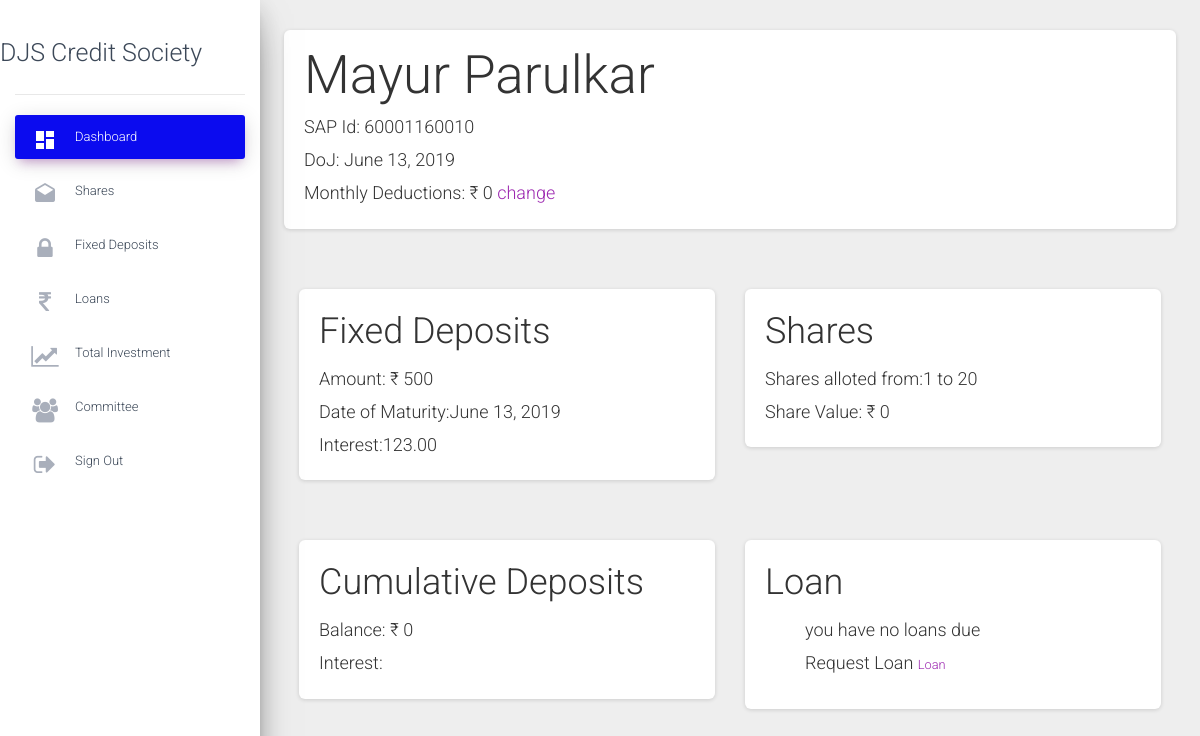
Screenshot of /status/details (signed in) with the database file from the repository.
### status/models.py (models this page shows, shortened)
class Account(models.Model):
    accountnumber=models.IntegerField(null=False,unique=True)
    username=models.ForeignKey(User,on_delete=models.CASCADE,null=True,unique=True)
    name=models.CharField(max_length=50,null=False)
    sapid=models.IntegerField(null=False,unique=True)
    dateofjoining=models.DateField(null=False)
    sharevalue=models.IntegerField(default=0,null=False)
    totalinvestment=models.IntegerField(default=0,null=False)
    shareamount=models.IntegerField(default=0,null=False)
    sharebalance=models.IntegerField(default=0)
    cdamount=models.IntegerField(default=0)
    cdbalance=models.IntegerField(default=0)
    totalamount=models.DecimalField(default=0,max_digits=10,decimal_places=2)
    sharesstartingnumber=models.IntegerField(null=True)
    sharesendingnumber=models.IntegerField(null=True)
    isloanloantaken=models.BooleanField(default=False)
    isloanemertaken=models.BooleanField(default=False)
    longloanamount=models.DecimalField(blank=True,null=True,default=0,max_digits=10,decimal_places=2)
    longloanprinciple=models.DecimalField(blank=True,null=True,default=0,max_digits=10,decimal_places=2)
    longloanperiod=models.IntegerField(blank=True,null=True,default=0)
    longloaninterestamount=models.DecimalField(blank=True,null=True,default=0,max_digits=10,decimal_places=2)
    longloanbalance=models.DecimalField(blank=True,null=True,default=0,max_digits=10,decimal_places=2)
    longloanemi=models.DecimalField(blank=True,null=True,default=0,max_digits=10,decimal_places=2)
    emerloanamount=models.DecimalField(blank=True,null=True,default=0,max_digits=10,decimal_places=2)
    emerloanprinciple=models.DecimalField(blank=True,null=True,default=0,max_digits=10,decimal_places=2)
    emerloanperiod=models.IntegerField(blank=True,null=True,default=0)
    emerloaninterestamount=models.DecimalField(blank=True,null=True,default=0,max_digits=10,decimal_places=2)
    emerloanbalance=models.DecimalField(blank=True,null=True,default=0,max_digits=10,decimal_places=2)
    emerloanemi=models.DecimalField(blank=True,null=True,default=0,max_digits=10,decimal_places=2)
    fdcapital=models.IntegerField(default=0,null=True)
    fdmaturitydate=models.DateField(null=True)

class interests(models.Model):
    sharedividend=models.DecimalField(blank=True,null=True,default=0,max_digits=10,decimal_places=2)
    cddividend=models.DecimalField(blank=True,null=True,default=0,max_digits=10,decimal_places=2)
    fdinterest=models.DecimalField(blank=True,null=True,default=0,max_digits=10,decimal_places=2)
    emerloaninterest=models.DecimalField(blank=True,null=True,default=0,max_digits=10,decimal_places=2)
    longloaninterest=models.DecimalField(blank=True,null=True,default=0,max_digits=10,decimal_places=2)

### status/views.py (the view)
# urls.py: path('details',views.details,name="details"),
@login_required
def details(request):
    current_user_id=request.user.username
    name=str(Account.name)
    Accountholder=Account.objects.filter(username__username__icontains=current_user_id).get()
    Interests=interests.objects.all
    Final_new_change =0
    if request.method=="POST":
        New_money_change = change_MoneyForm(request.POST)
        if New_money_change.is_valid():
            Final_new_change = New_money_change.cleaned_data['new_amount']
            subject = 'This guy wants to change his monthly deduction'
            message = Accountholder.name +" : "+str(Final_new_change)
            email_from = settings.EMAIL_HOST_USER
            recipient_list = ['jatinhdalvi@gmail.com','aashulikabra@gmail.com','champtem11@gmail.com']
            messages.success(request, 'Mail sent')
            send_mail( subject, message, email_from, recipient_list )
            print("mail sent")
    else:
        New_money_change=change_MoneyForm()
    print(Final_new_change)
    date = Accountholder.dateofjoining
    print("loan")
    context={
    'name':name,
    'Accountholder':Accountholder,
    'date':date,
    'Interests':Interests,
    'dashboard':"active",
    }
    return render(request,'dashboard.html',context=context)

### status/templates/dashboard.html (shortened to what this page needs)
{%extends 'details.html'%}
{% load humanize %}
{%block content%}
<main role="main" class="col-md-9col-lg-10 px-4">
  <div>
    <div class="card">
      <div class="card-body">
        <h1>{{Accountholder.name}} </h1>
        <h4>SAP Id: {{Accountholder.sapid}}</h4>
        <h4>DoJ: {{date}}</h4>
        <h4>Monthly Deductions: &#x20b9; {{Accountholder.shareamount|intcomma }}
          <a href="#modal">change</a>
        </h4>
      </div>
    </div>
    <div class="container">
      <div class="row">
        <div class="col">
          <div class="card">
            <div class="card-body">
              <h2>Fixed Deposits </h2>
              <h4>Amount: &#x20b9; {{ Accountholder.fdcapital|intcomma }}</h4>
              <h4>Date of Maturity:{{Accountholder.fdmaturitydate}}</h4>
              {%for i in Interests%}
              <h4>Interest:{{i.fdinterest}} </h4>
              {%endfor%}
            </div>
          </div>
        </div>
        <div class="col">
          <div class="card">
            <div class="card-body">
              <h2>Shares</h2>
              <h4>Shares alloted from:{{Accountholder.sharesstartingnumber}} to {{Accountholder.sharesendingnumber}}</h4>
              <h4>Share Value: &#x20b9; {{Accountholder.shareamount|intcomma }}</h4>
            </div>
          </div>
        </div>
      </div>
    </div>
    <div class="container">
      <div class="row">
        <div class="col">
          <div class="card">
            <div class="card-body">
              <h2>Cumulative Deposits </h2>
              <h4>Balance: &#x20b9; {{ Accountholder.cdbalance|intcomma }}</h4>
              <h4>Interest:{{Accountholder.cdinterest}} </h4>
            </div>
          </div>
        </div>
        <div class="col">
          <div class="card">
            <div class="card-body">
              <h2>Loan</h2>
              <ul>
                {% if Accountholder.islongloantaken and Accountholder.isloanemertaken is True %}
                <h2>Your Loan Amount: &#x20b9; {{ Accountholder.longloanprinciple|intcomma  }}</h2>
                {% else %}
                <h4>you have no loans due</h4>
                <h4>Request Loan
                  <a href="../status/Loanuser" style="font-size:0.8rem;"> Loan </a>
                </h4>
                {% endif %}
              </ul>
            </div>
          </div>
        </div>
      </div>
</main>
{%endblock%}

### rows the page displays
Account: name "Mayur Parulkar", sapid "60001160010", dateofjoining "June 13, 2019", shareamount "0", fdcapital "500", fdmaturitydate "June 13, 2019", sharesstartingnumber "1", sharesendingnumber "20", cdbalance "0"
interests: fdinterest "123.00"
